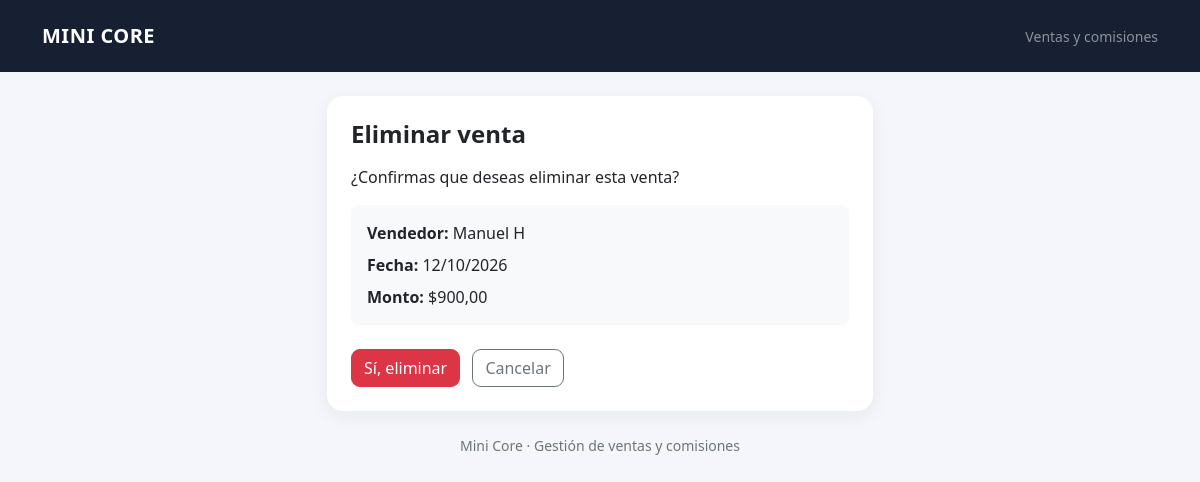
Page /1/eliminar/ on the committed database.
### ventas/models.py (models this page shows, shortened)
class Venta(models.Model):
    vendedor = models.ForeignKey(
        Vendedor,
        on_delete=models.CASCADE,
        related_name="ventas",
    )
    fecha_venta = models.DateField()
    monto = models.DecimalField(
        max_digits=10,
        decimal_places=2,
        validators=[MinValueValidator(Decimal("0.01"))],
    )
    fecha_creacion = models.DateTimeField(auto_now_add=True)
    fecha_modificacion = models.DateTimeField(auto_now=True)
    class Meta:
        ordering = ["-fecha_venta", "-pk"]

class Vendedor(models.Model):
    nombre = models.CharField(max_length=100, unique=True)
    fecha_creacion = models.DateTimeField(auto_now_add=True)
    class Meta:
        ordering = ["nombre"]
        verbose_name_plural = "Vendedores"

### ventas/views.py (the view, shortened to what this page needs)
# urls.py: path("<int:pk>/eliminar/", views.eliminar_venta, name="eliminar"),
@require_http_methods(["GET", "POST"])
def eliminar_venta(request, pk):
    venta = get_object_or_404(Venta, pk=pk)
    return render(
        request,
        "ventas/conf_eliminacion.html",
        {"venta": venta},
    )

### ventas/templates/ventas/conf_eliminacion.html (shortened to what this page needs)
{% extends "ventas/base.html" %}
{% block content %}
<div class="row justify-content-center">
    <div class="col-lg-6">
        <div class="card p-4">
            <h1 class="h4 fw-bold mb-3">Eliminar venta</h1>
            <p>¿Confirmas que deseas eliminar esta venta?</p>
            <div class="bg-light rounded-3 p-3 mb-4">
                <p class="mb-2">
                    <strong>Vendedor:</strong>
                    {{ venta.vendedor.nombre }}
                </p>
                <p class="mb-2">
                    <strong>Fecha:</strong>
                    {{ venta.fecha_venta|date:"d/m/Y" }}
                </p>
                <p class="mb-0">
                    <strong>Monto:</strong>
                    ${{ venta.monto|floatformat:2 }}
                </p>
            </div>
            <form method="post">
                <button type="submit" class="btn btn-danger">
                    Sí, eliminar
                </button>
                <a
                    href="{% url 'ventas:lista' %}"
                    class="btn btn-outline-secondary ms-2"
                >
                    Cancelar
                </a>
            </form>
        </div>
    </div>
</div>
{% endblock %}

### ventas/templates/ventas/base.html (style rules this page uses)
body { background: #f4f6fb; color: #172033; }
.card { border: 0; border-radius: 16px; box-shadow: 0 5px 20px rgba(23, 32, 51, .06); }
.btn { border-radius: 9px; }

### rows in the picture
Venta: vendedor.nombre "Manuel H", fecha_venta "12/10/2026", monto "900,00"
